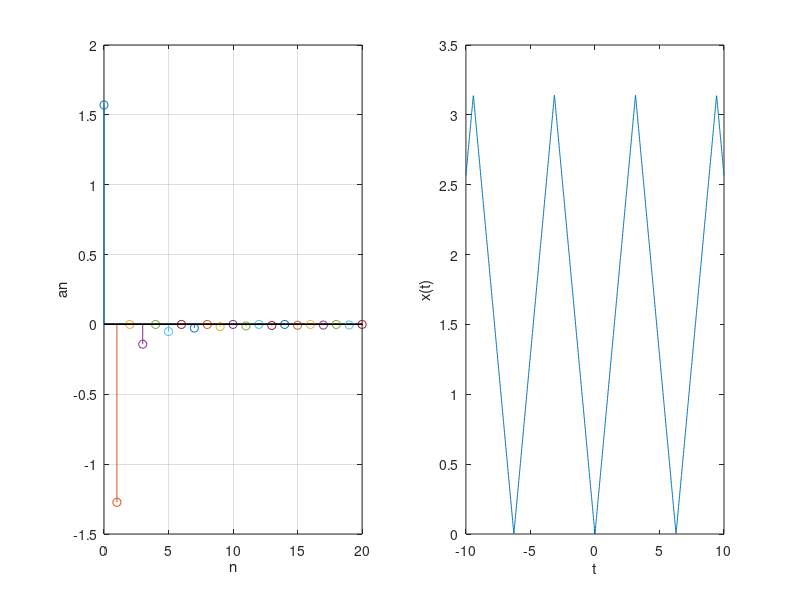

The MATLAB script that drew this image:
clear;
clc;
clf;
 
N = 10000;
w0 = 1;
a0 = pi/2;
t = -10:0.01:10;
 
figure
 
subplot(1,2,1)
stem(0,a0);
hold;
an = ones(size(t));
for n = 1:N
    an(n) = 2*((-1)^n-1)/(pi*(n^2));
end
for n = 1:20
    stem(n,an(n));
end
xlabel('n')
ylabel('an')
grid;
hold;
 
subplot(1,2,2)
xt = zeros(size(t));
for n = 1:N
    xt = xt+an(n)*cos(n*w0*t);
end
xt = xt+a0;
plot(t,xt);
xlabel('t');
ylabel('x(t)');
hold;